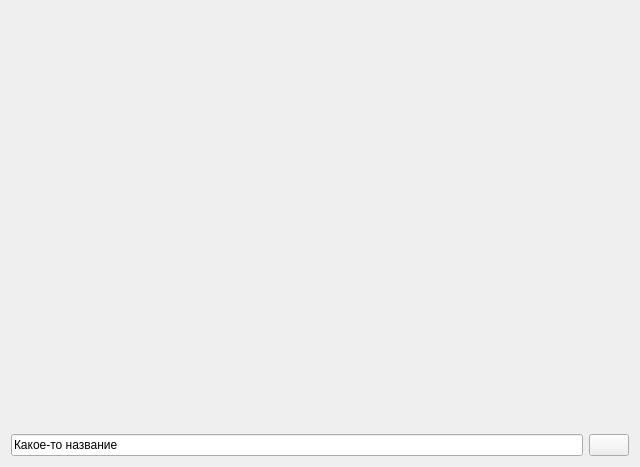
<?xml version="1.0" encoding="UTF-8"?>
<ui version="4.0">
 <class>Form</class>
 <widget class="QWidget" name="Form">
  <property name="geometry">
   <rect>
    <x>0</x>
    <y>0</y>
    <width>640</width>
    <height>467</height>
   </rect>
  </property>
  <property name="windowTitle">
   <string>Form</string>
  </property>
  <layout class="QHBoxLayout" name="horizontalLayout_2">
   <item>
    <layout class="QVBoxLayout" name="verticalLayout">
     <item>
      <widget class="QLabel" name="imageLabel">
       <property name="sizePolicy">
        <sizepolicy hsizetype="Preferred" vsizetype="Expanding">
         <horstretch>0</horstretch>
         <verstretch>0</verstretch>
        </sizepolicy>
       </property>
       <property name="text">
        <string/>
       </property>
       <property name="pixmap">
        <pixmap>../resources/picture16.png</pixmap>
       </property>
       <property name="scaledContents">
        <bool>false</bool>
       </property>
       <property name="alignment">
        <set>Qt::AlignCenter</set>
       </property>
      </widget>
     </item>
     <item>
      <layout class="QHBoxLayout" name="horizontalLayout">
       <item>
        <widget class="QLineEdit" name="lineEdit">
         <property name="text">
          <string>Какое-то название</string>
         </property>
        </widget>
       </item>
       <item>
        <widget class="QPushButton" name="pushButton">
         <property name="styleSheet">
          <string notr="true"/>
         </property>
         <property name="text">
          <string/>
         </property>
         <property name="icon">
          <iconset>
           <normaloff>../resources/more.png</normaloff>../resources/more.png</iconset>
         </property>
        </widget>
       </item>
      </layout>
     </item>
    </layout>
   </item>
  </layout>
 </widget>
 <resources/>
 <connections/>
</ui>
